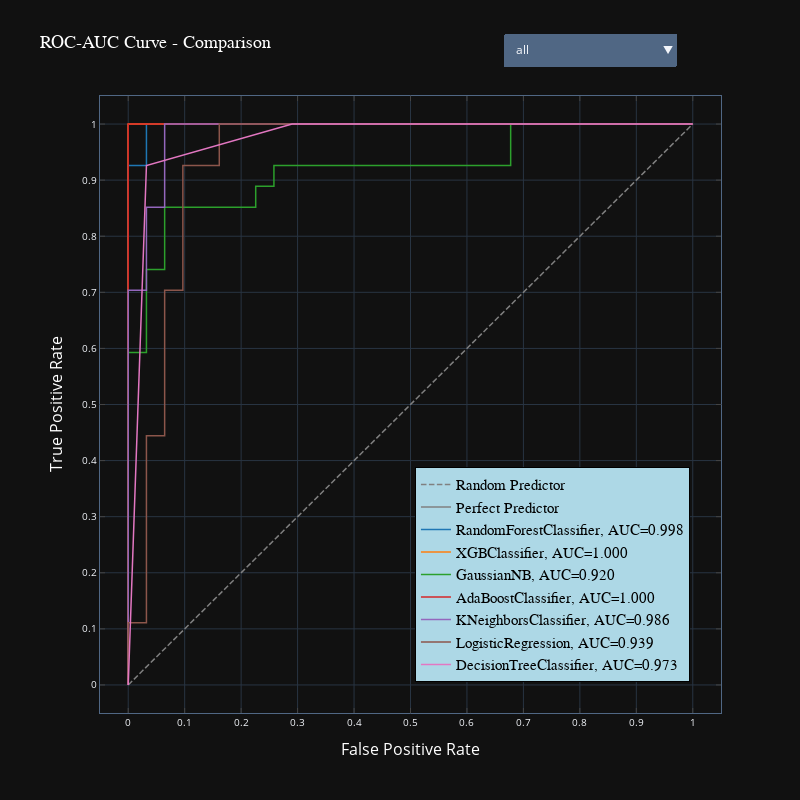

Notebook source saved alongside this figure:
### Code cell
plotly_fig

### Figure 1 — Plotly figure (JSON) as saved in the notebook; plotly's stock layout.template omitted (floating-point values rounded to 4 significant figures)
{"data": [{"line": {"color": "rgba (128, 128, 128, 1)", "dash": "5.550000000000001px,2.4000000000000004px", "width": 1.5}, "mode": "lines", "name": "Random Predictor", "type": "scatter", "x": [0, 1], "xaxis": "x", "y": [0, 1], "yaxis": "y"}, {"line": {"color": "rgba (128, 128, 128, 1)", "dash": "solid", "width": 1.5}, "mode": "lines", "name": "_child1", "showlegend": false, "type": "scatter", "x": [0, 0], "xaxis": "x", "y": [1, 0], "yaxis": "y"}, {"line": {"color": "rgba (128, 128, 128, 1)", "dash": "solid", "width": 1.5}, "mode": "lines", "name": "Perfect Predictor", "type": "scatter", "x": [0, 1], "xaxis": "x", "y": [1, 1], "yaxis": "y"}, {"line": {"color": "rgba (31, 119, 180, 1)", "dash": "solid", "width": 1.5}, "mode": "lines", "name": "RandomForestClassifier, AUC=0.998", "type": "scatter", "x": [0, 0, 0, 0, 0, 0, 0, 0.03226, 0.03226, 0.1613, 0.2903, 0.3226, 0.3871, 0.4194, 0.4839, 0.6129, 0.6774, 0.7097, 0.9032, 1], "xaxis": "x", "y": [0, 0.1111, 0.3333, 0.3704, 0.4815, 0.7778, 0.9259, 0.9259, 1, 1, 1, 1, 1, 1, 1, 1, 1, 1, 1, 1], "yaxis": "y"}, {"line": {"color": "rgba (255, 127, 14, 1)", "dash": "solid", "width": 1.5}, "mode": "lines", "name": "XGBClassifier, AUC=1.000", "type": "scatter", "x": [0, 0, 0, 0, 0, 0, 0, 0, 0.06452, 0.129, 0.3548, 0.4516, 0.5161, 0.6129, 0.6452, 1], "xaxis": "x", "y": [0, 0.1111, 0.4074, 0.5556, 0.7407, 0.8889, 0.9259, 1, 1, 1, 1, 1, 1, 1, 1, 1], "yaxis": "y"}, {"line": {"color": "rgba (44, 160, 44, 1)", "dash": "solid", "width": 1.5}, "mode": "lines", "name": "GaussianNB, AUC=0.920", "type": "scatter", "x": [0, 0, 0, 0.03226, 0.03226, 0.06452, 0.06452, 0.2258, 0.2258, 0.2581, 0.2581, 0.6774, 0.6774, 1], "xaxis": "x", "y": [0, 0.03704, 0.5926, 0.5926, 0.7407, 0.7407, 0.8519, 0.8519, 0.8889, 0.8889, 0.9259, 0.9259, 1, 1], "yaxis": "y"}, {"line": {"color": "rgba (214, 39, 40, 1)", "dash": "solid", "width": 1.5}, "mode": "lines", "name": "AdaBoostClassifier, AUC=1.000", "type": "scatter", "x": [0, 0, 0, 0, 0, 0, 0, 0, 0, 0, 0, 0.2903, 0.3548, 1], "xaxis": "x", "y": [0, 0.03704, 0.2222, 0.2963, 0.3704, 0.4815, 0.5926, 0.6667, 0.7037, 0.7778, 1, 1, 1, 1], "yaxis": "y"}, {"line": {"color": "rgba (148, 103, 189, 1)", "dash": "solid", "width": 1.5}, "mode": "lines", "name": "KNeighborsClassifier, AUC=0.986", "type": "scatter", "x": [0, 0, 0, 0.03226, 0.03226, 0.06452, 0.06452, 0.6452, 1], "xaxis": "x", "y": [0, 0.5185, 0.7037, 0.7037, 0.8519, 0.8519, 1, 1, 1], "yaxis": "y"}, {"line": {"color": "rgba (140, 86, 75, 1)", "dash": "solid", "width": 1.5}, "mode": "lines", "name": "LogisticRegression, AUC=0.939", "type": "scatter", "x": [0, 0, 0, 0.03226, 0.03226, 0.06452, 0.06452, 0.09677, 0.09677, 0.1613, 0.1613, 1], "xaxis": "x", "y": [0, 0.03704, 0.1111, 0.1111, 0.4444, 0.4444, 0.7037, 0.7037, 0.9259, 0.9259, 1, 1], "yaxis": "y"}, {"line": {"color": "rgba (227, 119, 194, 1)", "dash": "solid", "width": 1.5}, "mode": "lines", "name": "DecisionTreeClassifier, AUC=0.973", "type": "scatter", "x": [0, 0.03226, 0.2903, 1], "xaxis": "x", "y": [0, 0.9259, 1, 1], "yaxis": "y"}], "layout": {"autosize": false, "height": 800, "hovermode": "closest", "legend": {"bgcolor": "LightBlue", "bordercolor": "Black", "borderwidth": 1, "font": {"color": "black", "family": "Courier", "size": 15}, "orientation": "v", "title": {"font": {"family": "Times New Roman"}}, "x": 0.95, "xanchor": "right", "y": 0.05, "yanchor": "bottom"}, "margin": {"b": 87, "l": 100, "pad": 0, "r": 79, "t": 96}, "showlegend": true, "title": {"font": {"color": "white", "family": "Arial", "size": 18}, "text": "ROC-AUC Curve - Comparison"}, "updatemenus": [{"buttons": [{"args": ["visible", [true, true, true, true, true, true]], "label": "all", "method": "restyle"}, {"args": ["visible", [true, true, true, true, false, false, false, false, false, false]], "label": "RandomForestClassifier", "method": "restyle"}, {"args": ["visible", [true, true, true, false, true, false, false, false, false, false]], "label": "XGBClassifier", "method": "restyle"}, {"args": ["visible", [true, true, true, false, false, true, false, false, false, false]], "label": "GaussianNB", "method": "restyle"}, {"args": ["visible", [true, true, true, false, false, false, true, false, false, false]], "label": "AdaBoostClassifier", "method": "restyle"}, {"args": ["visible", [true, true, true, false, false, false, false, true, false, false]], "label": "KNeighborsClassifier", "method": "restyle"}, {"args": ["visible", [true, true, true, false, false, false, false, false, true, false]], "label": "LogisticRegression", "method": "restyle"}, {"args": ["visible", [true, true, true, false, false, false, false, false, false, true]], "label": "DecisionTreeClassifier", "method": "restyle"}], "direction": "down", "type": "dropdown", "x": 0.65, "xanchor": "left", "y": 1.1, "yanchor": "top"}], "width": 800, "xaxis": {"anchor": "y", "domain": [0, 1], "dtick": 0.1, "mirror": "ticks", "range": [-0.05, 1.05], "showgrid": true, "showline": true, "side": "bottom", "tick0": 0, "tickfont": {"size": 10}, "ticks": "inside", "title": {"font": {"color": "white", "size": 16}, "text": "False Positive Rate"}, "type": "linear", "zeroline": false}, "yaxis": {"anchor": "x", "domain": [0, 1], "dtick": 0.1, "mirror": "ticks", "range": [-0.05, 1.05], "showgrid": true, "showline": true, "side": "left", "tick0": 0, "tickfont": {"size": 10}, "ticks": "inside", "title": {"font": {"color": "white", "size": 16}, "text": "True Positive Rate"}, "type": "linear", "zeroline": false}}}
